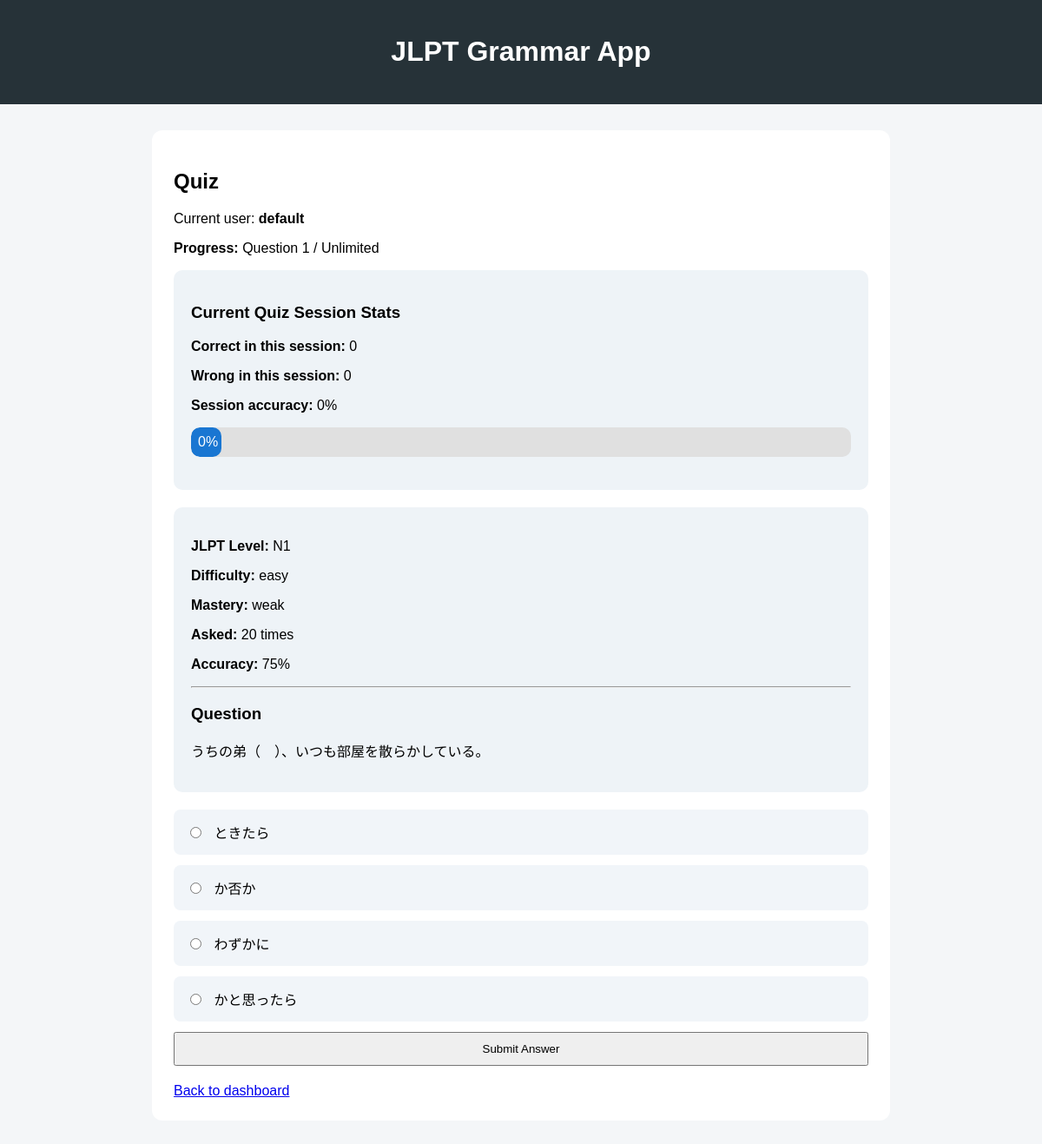
The page /quiz/weighted (signed in) on the database its author committed.
### tables this page shows
CREATE TABLE grammar_points (
    id INTEGER PRIMARY KEY AUTOINCREMENT,
    jlpt_level TEXT,
    grammar TEXT NOT NULL,
    reading TEXT,
    romaji TEXT,
    meaning TEXT,
    formation TEXT,
    example_sentence TEXT,
    example_translation TEXT,
    source TEXT
);

CREATE TABLE questions (
    id INTEGER PRIMARY KEY AUTOINCREMENT,
    grammar_id INTEGER NOT NULL,
    question_type TEXT NOT NULL,
    question_text TEXT NOT NULL,
    explanation TEXT,
    difficulty TEXT,
    FOREIGN KEY (grammar_id) REFERENCES grammar_points(id)
);

### web_app.py (the view)
@app.route("/quiz/weighted")
def weighted_quiz():
    if "user_id" not in session:
        return redirect(url_for("index"))
    user_id = session["user_id"]
    question_limit = session.get("quiz_question_limit")
    answered_count = session.get("quiz_answered_count", 0)
    if question_limit is not None and answered_count >= question_limit:
        return redirect(url_for("quiz_finish"))
    jlpt_level = session.get("quiz_jlpt_level")
    difficulty_filter = session.get("quiz_difficulty")
    question = get_weighted_question_for_web(
        user_id,
        jlpt_level,
        difficulty_filter
    )
    if question is None:
        return render_template("no_question.html")
    session["current_question"] = question
    session["current_next_quiz_endpoint"] = "weighted_quiz"
    session_correct, session_wrong, session_accuracy = get_current_session_stats()
    return render_template(
        "quiz.html",
        username=session["username"],
        quiz_title="Quiz",
        question=question,
        answered_count=answered_count,
        question_limit=question_limit,
        session_correct=session_correct,
        session_wrong=session_wrong,
        session_accuracy=session_accuracy
    )

### web_app.py (called while the page is built, shortened)
def row_to_dict(row):
    if row is None:
        return None
    if isinstance(row, dict):
        return row
    try:
        return dict(row)
    except Exception:
        return {key: row[key] for key in row.keys()}

def get_distractor_choices(correct_grammar_id, limit=3):
    conn = sqlite3.connect(DB_PATH)
    conn.row_factory = sqlite3.Row
    cur = conn.cursor()
    cur.execute(
        """
        SELECT
            id AS grammar_id,
            grammar,
            reading,
            meaning,
            formation,
            example_sentence,
            example_translation
        FROM grammar_points
        WHERE id != ?
        ORDER BY RANDOM()
        LIMIT ?
        """,
        (correct_grammar_id, limit)
    )
    rows = cur.fetchall()
    conn.close()
    return [dict(row) for row in rows]

def get_grammar_details(grammar_id):
    conn = sqlite3.connect(DB_PATH)
    conn.row_factory = sqlite3.Row
    cur = conn.cursor()
    cur.execute(
        """
        SELECT
            id AS grammar_id,
            grammar,
            reading,
            meaning,
            formation,
            example_sentence,
            example_translation
        FROM grammar_points
        WHERE id = ?
        """,
        (grammar_id,)
    )
    row = cur.fetchone()
    conn.close()
    if row is None:
        return None
    return dict(row)

def get_weighted_question_for_web(user_id, jlpt_level=None, difficulty_filter=None):
    recent_question_ids = session.get("recent_question_ids", [])
    mastery_levels = session.get("quiz_mastery_levels", [])
    mastery_filter_mode = session.get("quiz_mastery_filter_mode", "include")
    question = get_filtered_question_from_database(
        user_id=user_id,
        exclude_question_ids=recent_question_ids,
        jlpt_level=jlpt_level,
        difficulty_filter=difficulty_filter,
        mastery_levels=mastery_levels,
        mastery_filter_mode=mastery_filter_mode
    )
    question = row_to_dict(question)
    return build_web_question(question)

def get_current_session_stats():
    session_correct = session.get("quiz_session_correct", 0)
    session_wrong = session.get("quiz_session_wrong", 0)
    session_total = session_correct + session_wrong
    if session_total > 0:
        session_accuracy = round((session_correct / session_total) * 100, 1)
    else:
        session_accuracy = 0
    return session_correct, session_wrong, session_accuracy

### templates/quiz.html (shortened to what this page needs)
{% extends "base.html" %}
{% block content %}
<h2>{{ quiz_title }}</h2>
<p>Current user: <strong>{{ username }}</strong></p>
{% if question_limit %}
    <p><strong>Progress:</strong> Question {{ answered_count + 1 }} of {{ question_limit }}</p>
{% else %}
    <p><strong>Progress:</strong> Question {{ answered_count + 1 }} / Unlimited</p>
{% endif %}
<div class="card">
    <h3>Current Quiz Session Stats</h3>
    <p><strong>Correct in this session:</strong> {{ session_correct }}</p>
    <p><strong>Wrong in this session:</strong> {{ session_wrong }}</p>
    <p><strong>Session accuracy:</strong> {{ session_accuracy }}%</p>
    <div class="bar-background">
        <div class="bar-fill" style="width: {{ session_accuracy }}%;">
            {{ session_accuracy }}%
        </div>
    </div>
</div>
<div class="card">
    <p><strong>JLPT Level:</strong> {{ question.jlpt_level }}</p>
    {% if question.difficulty %}
        <p><strong>Difficulty:</strong> {{ question.difficulty }}</p>
    {% endif %}
    <p><strong>Mastery:</strong> {{ question.mastery_level }}</p>
    <p><strong>Asked:</strong> {{ question.asked_count }} times</p>
    <p><strong>Accuracy:</strong> {{ question.accuracy }}%</p>
    <hr>
    <h3>Question</h3>
    <p>{{ question.question_text }}</p>
</div>
<form action="{{ url_for('quiz_answer') }}" method="POST" class="choice-form">
    {% for choice in question.choices %}
        <label class="choice-box">
            <input type="radio" name="choice_index" value="{{ loop.index0 }}" required>
            <span>{{ choice.grammar }}</span>
        </label>
    {% endfor %}
    <button type="submit">Submit Answer</button>
</form>
<div class="bottom-links">
    <a href="{{ url_for('dashboard') }}">Back to dashboard</a>
</div>
{% endblock %}

### static/style.css (style rules this page uses)
body { font-family: Arial, sans-serif; background: #f4f6f8; margin: 0; padding: 0; }
input { padding: 10px; width: 250px; }
button { padding: 10px 16px; cursor: pointer; }
.card { background: #eef3f7; padding: 20px; border-radius: 10px; margin-bottom: 20px; }
.choice-form { display: grid; gap: 12px; }
.choice-box { display: block; background: #f1f5f9; padding: 14px; border-radius: 8px; cursor: pointer; }
.choice-box input { width: auto; margin-right: 10px; }
.bottom-links { margin-top: 20px; }
.bar-background { width: 100%; background: #e0e0e0; border-radius: 10px; overflow: hidden; margin: 8px 0 18px 0; }
.bar-fill { min-width: 35px; background: #1976d2; color: white; padding: 8px; text-align: center; border-radius: 10px; box-sizing: border-box; }

### rows shown on the page
grammar_points: jlpt_level "N1", grammar "ときたら"
questions: difficulty "easy", question_text "うちの弟（ ）、いつも部屋を散らかしている。"
grammar_points: grammar "か否か"
grammar_points: grammar "わずかに"
grammar_points: grammar "かと思ったら"

### other values the page prints
{{ quiz_title }} "Quiz"
{{ username }} "default"
{{ answered_count + 1 }} "1"
{{ session_correct }} "0"
{{ session_wrong }} "0"
{{ session_accuracy }} "0"
{{ question.mastery_level }} "weak"
{{ question.asked_count }} "20"
{{ question.accuracy }} "75"
